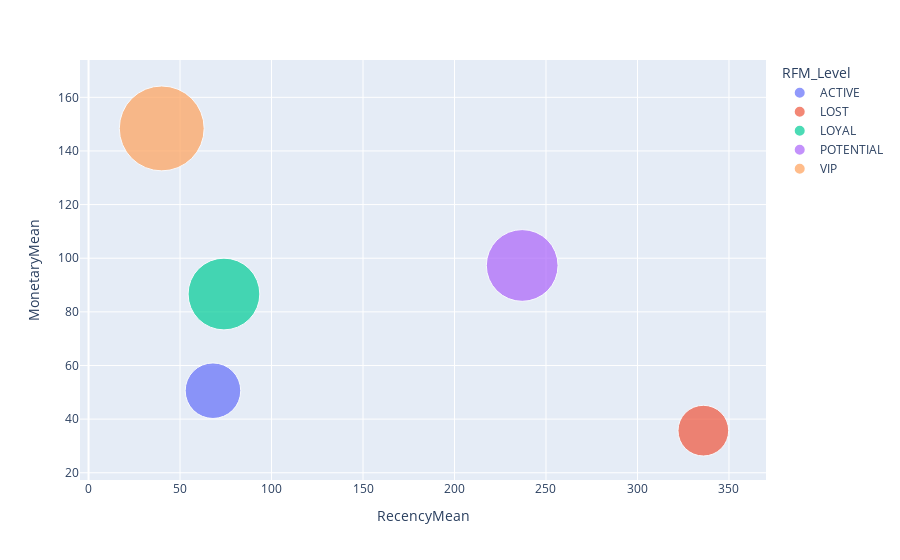

The code cell stored with this chart in its notebook:
### Code cell
import plotly.express as px

fig = px.scatter(rfm_agg_pd, x="RecencyMean", y="MonetaryMean", size="FrequencyMean", color="RFM_Level",
           hover_name="RFM_Level", size_max = 60) 
fig.show()

### Figure 1 — Plotly figure (JSON) as saved in the notebook; plotly's stock layout.template omitted (floating-point values rounded to 4 significant figures)
{"data": [{"hovertemplate": "<b>%{hovertext}</b><br><br>RFM_Level=ACTIVE<br>RecencyMean=%{x}<br>MonetaryMean=%{y}<br>FrequencyMean=%{marker.size}<extra></extra>", "hovertext": ["ACTIVE"], "legendgroup": "ACTIVE", "marker": {"color": "#636efa", "size": [6], "sizemode": "area", "sizeref": 0.003889, "symbol": "circle"}, "mode": "markers", "name": "ACTIVE", "orientation": "v", "showlegend": true, "type": "scatter", "x": [68], "xaxis": "x", "y": [50.6], "yaxis": "y"}, {"hovertemplate": "<b>%{hovertext}</b><br><br>RFM_Level=LOST<br>RecencyMean=%{x}<br>MonetaryMean=%{y}<br>FrequencyMean=%{marker.size}<extra></extra>", "hovertext": ["LOST"], "legendgroup": "LOST", "marker": {"color": "#EF553B", "size": [5], "sizemode": "area", "sizeref": 0.003889, "symbol": "circle"}, "mode": "markers", "name": "LOST", "orientation": "v", "showlegend": true, "type": "scatter", "x": [336], "xaxis": "x", "y": [35.7], "yaxis": "y"}, {"hovertemplate": "<b>%{hovertext}</b><br><br>RFM_Level=LOYAL<br>RecencyMean=%{x}<br>MonetaryMean=%{y}<br>FrequencyMean=%{marker.size}<extra></extra>", "hovertext": ["LOYAL"], "legendgroup": "LOYAL", "marker": {"color": "#00cc96", "size": [10], "sizemode": "area", "sizeref": 0.003889, "symbol": "circle"}, "mode": "markers", "name": "LOYAL", "orientation": "v", "showlegend": true, "type": "scatter", "x": [74], "xaxis": "x", "y": [86.65], "yaxis": "y"}, {"hovertemplate": "<b>%{hovertext}</b><br><br>RFM_Level=POTENTIAL<br>RecencyMean=%{x}<br>MonetaryMean=%{y}<br>FrequencyMean=%{marker.size}<extra></extra>", "hovertext": ["POTENTIAL"], "legendgroup": "POTENTIAL", "marker": {"color": "#ab63fa", "size": [10], "sizemode": "area", "sizeref": 0.003889, "symbol": "circle"}, "mode": "markers", "name": "POTENTIAL", "orientation": "v", "showlegend": true, "type": "scatter", "x": [237], "xaxis": "x", "y": [97.3], "yaxis": "y"}, {"hovertemplate": "<b>%{hovertext}</b><br><br>RFM_Level=VIP<br>RecencyMean=%{x}<br>MonetaryMean=%{y}<br>FrequencyMean=%{marker.size}<extra></extra>", "hovertext": ["VIP"], "legendgroup": "VIP", "marker": {"color": "#FFA15A", "size": [14], "sizemode": "area", "sizeref": 0.003889, "symbol": "circle"}, "mode": "markers", "name": "VIP", "orientation": "v", "showlegend": true, "type": "scatter", "x": [40], "xaxis": "x", "y": [148.4], "yaxis": "y"}], "layout": {"legend": {"itemsizing": "constant", "title": {"text": "RFM_Level"}, "tracegroupgap": 0}, "margin": {"t": 60}, "xaxis": {"anchor": "y", "domain": [0, 1], "title": {"text": "RecencyMean"}}, "yaxis": {"anchor": "x", "domain": [0, 1], "title": {"text": "MonetaryMean"}}}}
